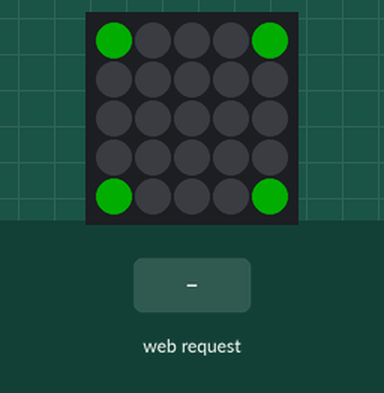
Simulated run of this program. Board: ESP32 board running MicroPython. Parts: 5×5 RGB LED matrix. Inputs (shaded band) come from the test bench. Dim RGB values are drawn brighter than linear; WiFi joins after 1.5 s.

Above: at 2.7 s.
2.8 s: HTTP request GET /?led=red received
At 3.2 s:
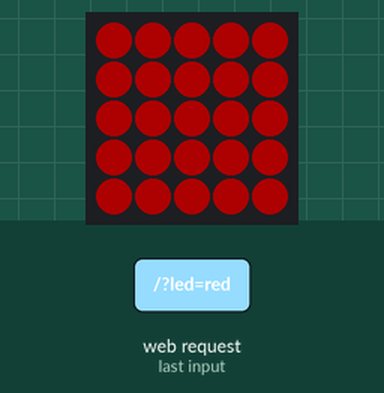
4.3 s: HTTP request GET /?led=green received
At 5.5 s:
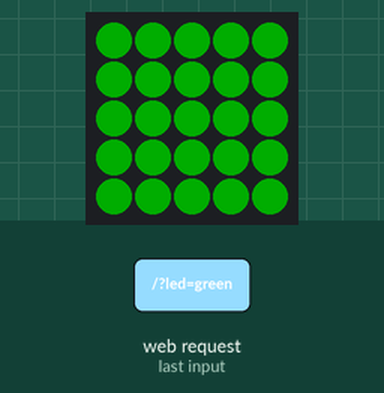
5.8 s: HTTP request GET /?led=off received
At 6.7 s:
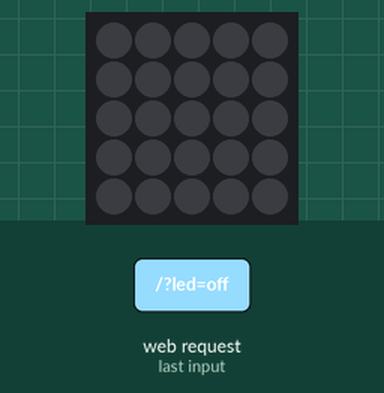
Timing chart, 0 to 8.8 s (numbered marks = the images above; inputs shaded):
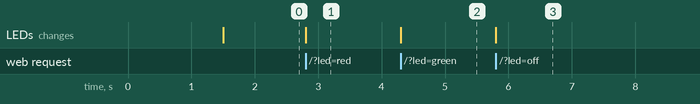

Measured:
- after the input at 2.8 s, the LEDs: change at once (image 1)
- after the input at 4.3 s, the LEDs: change at once (image 2)
- after the input at 5.8 s, the LEDs: change at once (image 3)

The program:

web_server.py
```python
from m5stack import *
from m5ui import *
from uiflow import *
import network
import socket

#set corners to blue to show code is active
rgb.set_screen([0x0000ff,0,0,0,0x0000ff,0,0,0,0,0,0,0,0,0,0,0,0,0,0,0,0x0000ff,0,0,0,0x0000ff])

#set up and connect to wifi
wlan = network.WLAN(network.STA_IF)
wlan.ifconfig(('192.168.1.240', '255.255.255.0', '192.168.0.254', '8.8.8.8'))  #remove this line for DHCP
wlan.active(True)
wlan.connect('Wifi SSID', 'Wifi Password')

#set corners to orange while awaiting wifi connection
while not wlan.isconnected():
  rgb.set_screen([0xff8000,0,0,0,0xff8000,0,0,0,0,0,0,0,0,0,0,0,0,0,0,0,0xff8000,0,0,0,0xff8000])

#when wifi connected make corners green
rgb.set_screen([0x00ff00,0,0,0,0x00ff00,0,0,0,0,0,0,0,0,0,0,0,0,0,0,0,0x00ff00,0,0,0,0x00ff00])

#set up web server socket
addr = socket.getaddrinfo('192.168.1.240', 80)[0][-1]  #IP address of the Matrix needs to be entered here
s = socket.socket()
s.bind(addr)
s.listen(5)

request_state="NULL"

#main loop for responding to web page request
while True:
  cl, addr = s.accept()
  request = cl.recv(1024)
  request = str(request)
  led_red = request.find('/?led=red')
  led_green = request.find('/?led=green')
  led_off = request.find('/?led=off')
  if led_red == 6 :
    request_state="RED"
    rgb.setColorAll(0xff0000)
  elif led_green == 6 :
    request_state="GREEN"
    rgb.setColorAll(0x00ff00)
  elif led_off == 6 :
    request_state="OFF"
    rgb.setColorAll(0x000000)
  else :
    request_state="Unknown"


  html = """<html>
    <head>
      <title>M5Stack Atom Matrix Web Server</title>
      <meta name="viewport" content="width=device-width, initial-scale=1">
      <link rel="icon" href="data:,">
      <style>
        html {font-family: Helvetica; display:inline-block; margin: 0px auto; text-align: center;}
			  h1 {color: #0F3376; padding: 2vh;}
			  p {font-size: 1.5rem;}
			  .button{background-color: #00aa00; display: inline-block; border: none;
			   border-radius: 4px; color: white; padding: 16px 40px; text-decoration: none;
			   font-size: 30px; margin: 2px; cursor: pointer;}
        .red_button {background-color: #ff0000;}
        .green_button {background-color: #00ff00;}
        .off_button {background-color: #000000;}
      </style>
    </head>
    <body>
      <h1>M5Stack Web Server</h1>
      <p>LED State: <strong>""" + request_state + """</strong></p>
      <p><a href="/?led=red"><button class="button red_button">RED</button></a>
        <a href="/?led=green"><button class="button green_button">GREEN</button></a></p>
      <p><a href="/?led=off"><button class="button off_button">OFF</button></a></p>
    </body>
    </html>
  """


  cl.send('HTTP/1.0 200 OK\r\nContent-type: text/html\r\n\r\n')
  cl.send(html)
  cl.close()
```
